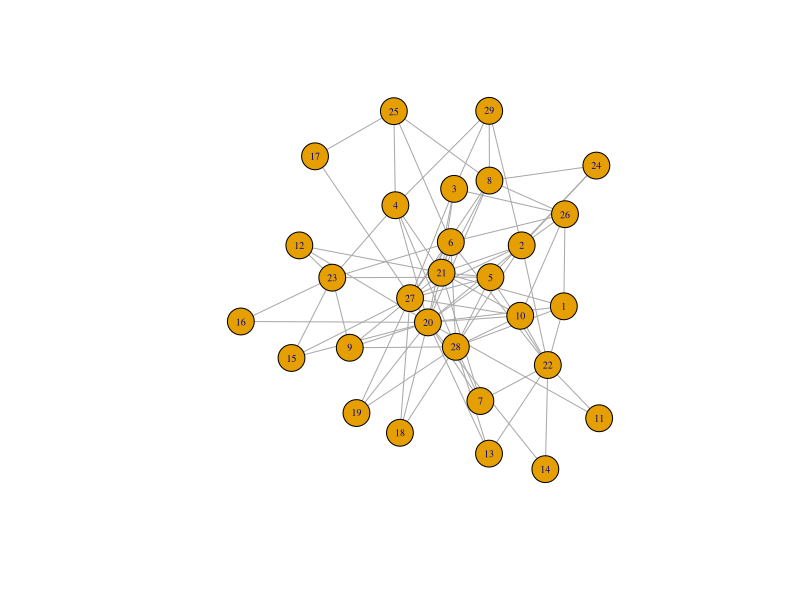

The R script that drew this image:
library(igraph)

trial <- read.table("Boba_Data.csv", sep = ",", header = TRUE)

trial <- as.matrix(trial)



boba <- graph_from_biadjacency_matrix(trial)

plot(boba, vertex.label.cex = .6)

# Test Commit

# Test new branch
